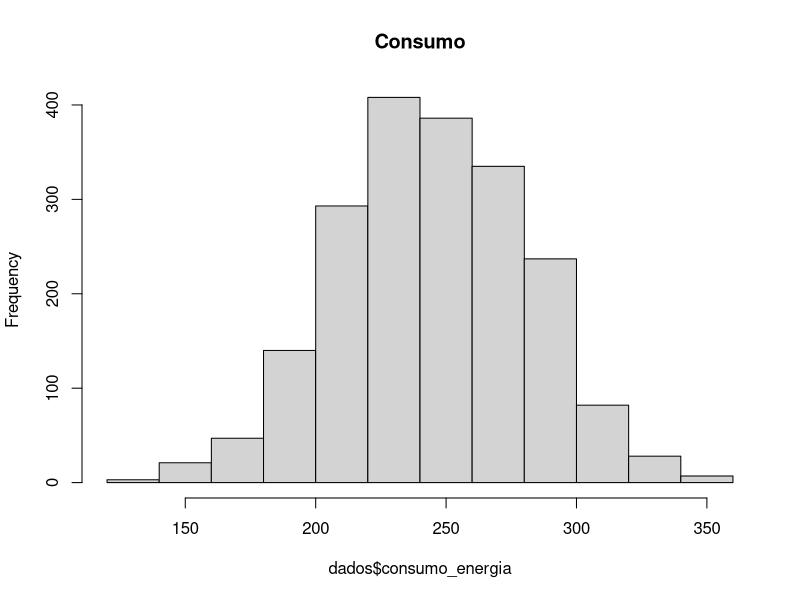
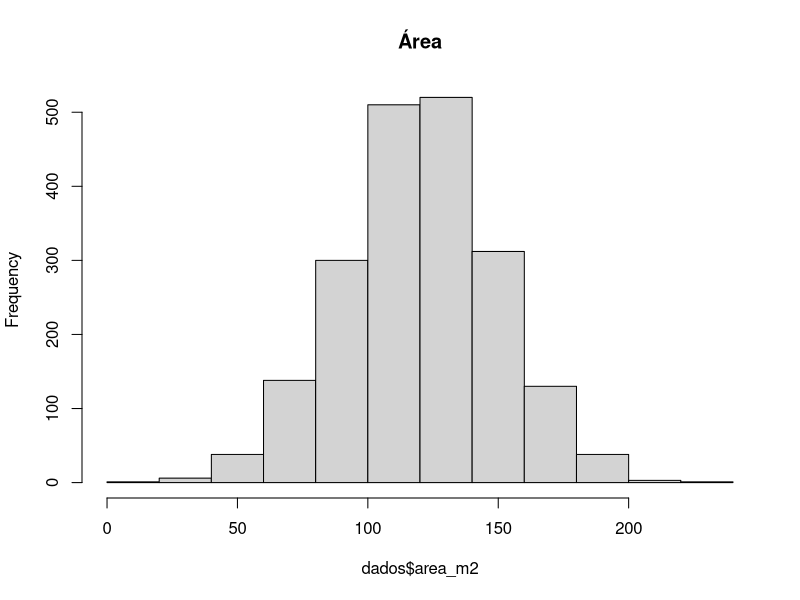
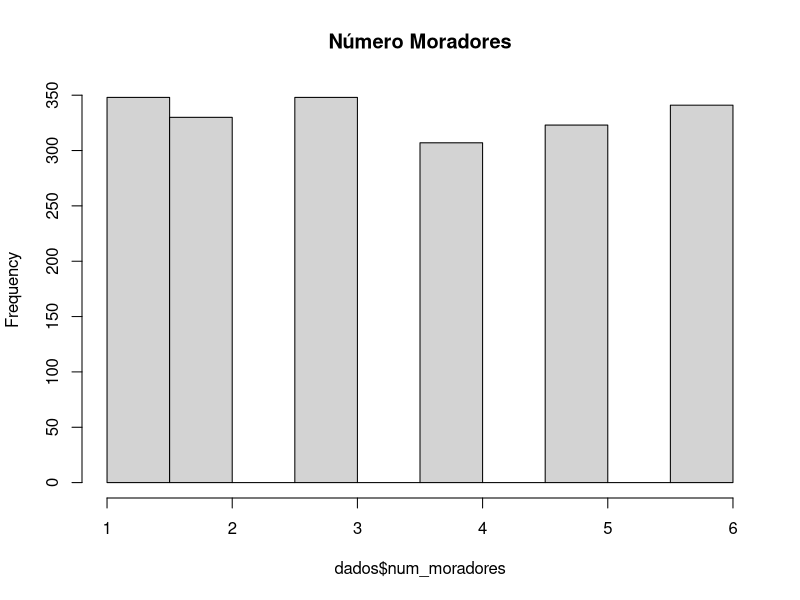
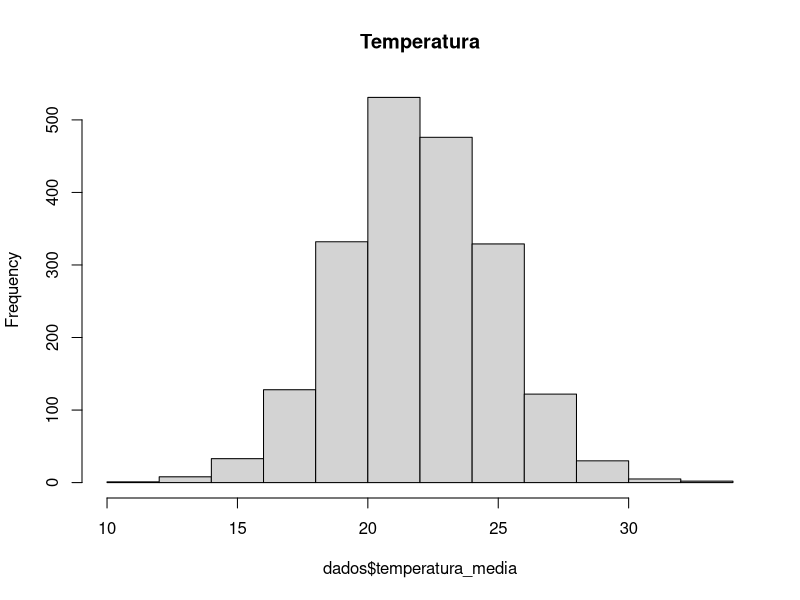
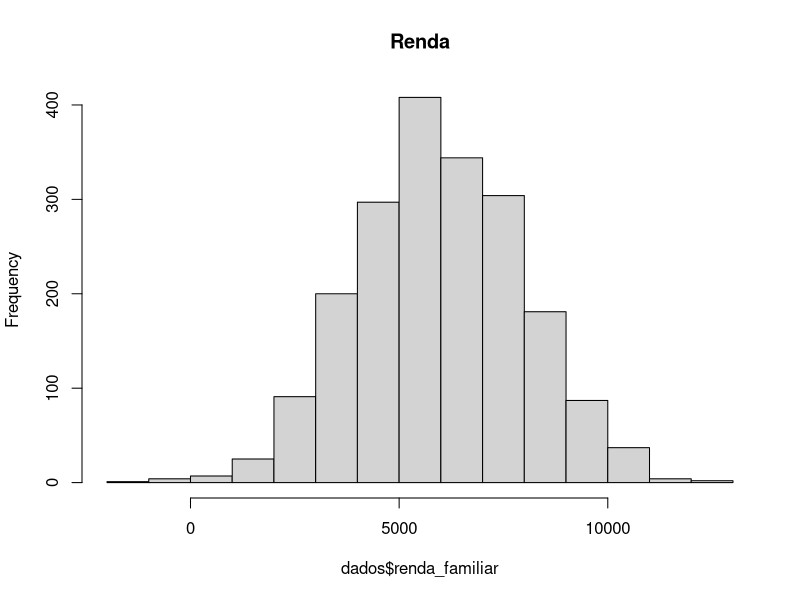
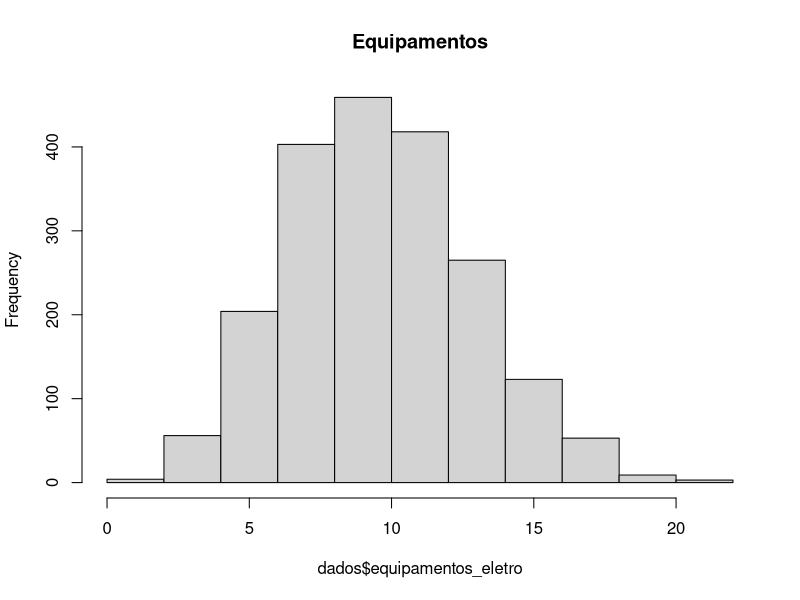
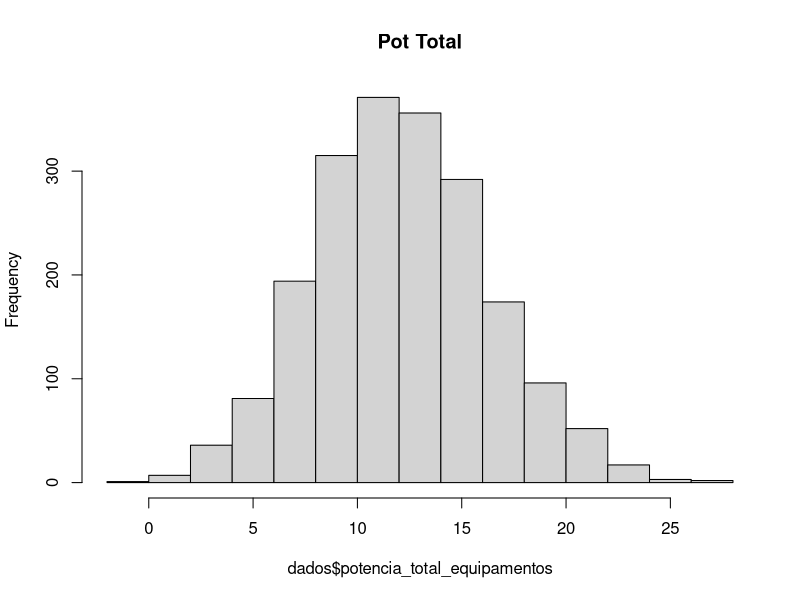
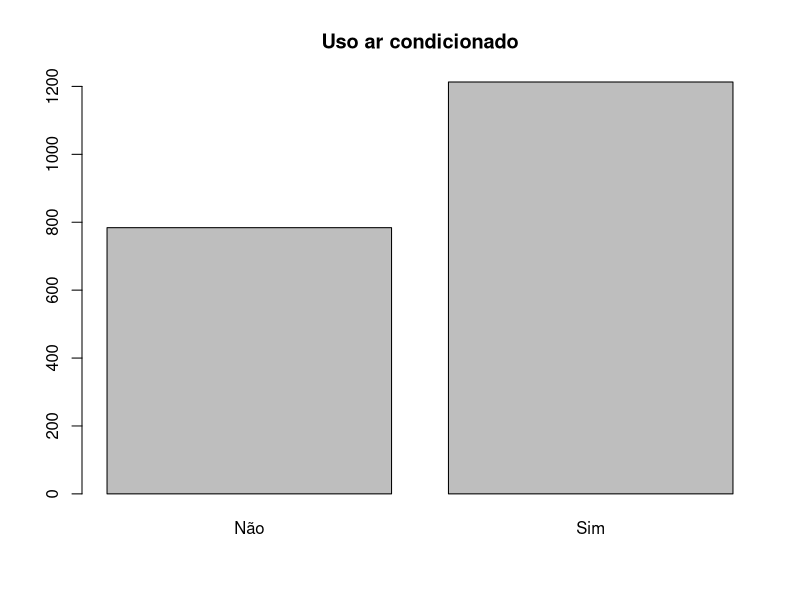

Recreate these plots in R, in order.
dados <- read.csv("dados_consumo_energia.csv", sep = ",", dec = ".", stringsAsFactors = TRUE)
print("summary")
print(summary(dados)) #summary
print("checando por ausências")
print(colSums(is.na(dados))) 
print("dados duplicados")
print(sum(duplicated(dados)))

#dados$num_moradores
#dados$area_m2
#dados$temperatura_media
#dados$renda_familiar
#dados$uso_ar_condicionado
#dados$tipo_construcao
#dados$isolamento_termico
#dados$equipamentos_eletro
#dados$potencia_total_equipamentos
outliers_iqr <- function(x) #detectar outliers usando método iqr
{
  q1 <- quantile(x, 0.25, na.rm = TRUE)
  q3 <- quantile(x, 0.75, na.rm = TRUE)
  iqr <- q3 - q1
  limites <- c(q1 - 1.5 * iqr, q3 + 1.5 * iqr)
  which(x < limites[1] | x > limites[2])
}

outliers_consumo <- outliers_iqr(dados$consumo_energia)
outliers_moradores <- outliers_iqr(dados$num_moradores)
outliers_area <- outliers_iqr(dados$area_m2)
outliers_temperatura <- outliers_iqr(dados$temperatura_media)
outliers_renda <- outliers_iqr(dados$renda_familiar)
outliers_eletro <- outliers_iqr(dados$equipamentos_eletro)
outliers_pot_eletro <- outliers_iqr(dados$potencia_total_equipamentos)

print("outliers consumo:")
print(cbind(indice = outliers_consumo, 
      valor = dados$consumo_energia[outliers_consumo]))
print("outliers moradores:")
print(cbind(indice = outliers_moradores, 
      valor = dados$num_moradores[outliers_moradores]))
print("outliers área:")
print(cbind(indice = outliers_area, 
      valor = dados$area_m2[outliers_area]))
print("outliers temperatura:")
print(cbind(indice = outliers_temperatura, 
      valor = dados$temperatura_media[outliers_temperatura]))
print("outliers equipamento elétrico:")
print(cbind(indice = outliers_eletro, 
      valor = dados$equipamentos_eletro[outliers_eletro]))
print("outliers potencia equipamento:")
print(cbind(indice = outliers_pot_eletro, 
      valor = dados$potencia_total_equipamentos[outliers_pot_eletro]))
print("outliers renda:")
print(cbind(indice = outliers_renda, 
      valor = dados$renda_familiar[outliers_renda]))

#par(mfrow = c(3, 3)) [Caso seja necessário juntar vários plots em uma img]

#Plots de análise univariável
hist(dados$consumo_energia, main = "Consumo")
hist(dados$area_m2, main = "Área")
hist(dados$num_moradores, main = "Número Moradores")
hist(dados$temperatura_media, main = "Temperatura")
hist(dados$renda_familiar, main = "Renda")
hist(dados$equipamentos_eletro, main = "Equipamentos")
hist(dados$potencia_total_equipamentos, main = "Pot Total")
barplot(table(dados$uso_ar_condicionado), main = "Uso ar condicionado")
barplot(table(dados$tipo_construcao),main = "Distribuição dos tipos de construção")


boxplot(dados$consumo_energia, main = "Consumo")
boxplot(dados$area_m2, main = "Área")
boxplot(dados$num_moradores, main = "Número Moradores")
boxplot(dados$temperatura_media, main = "Temperatura")
boxplot(dados$renda_familiar, main = "Renda")
boxplot(dados$equipamentos_eletro, main = "Equipamentos")
boxplot(dados$potencia_total_equipamentos, main = "Pot Total")

num_vars <- dados[, c("num_moradores", "area_m2", "temperatura_media",
                      "renda_familiar", "equipamentos_eletro",
                      "potencia_total_equipamentos", "consumo_energia")]
print("matriz de correlação completa:")
print(cor(num_vars, use = "complete.obs"))
pairs(num_vars, main = "Matriz de dispersão")

#calculando Variance inflation factor
vif <- function(modelo) {
  vifs <- c()
  X <- model.matrix(modelo)[, -1]  # matriz de preditores (sem intercepto)
  
  for (i in 1:ncol(X)) {
    y <- X[, i]
    X_aux <- X[, -i, drop = FALSE]
    modelo_aux <- lm(y ~ X_aux)
    R2 <- summary(modelo_aux)$r.squared
    vifs[i] <- 1 / (1 - R2)
  }
  
  names(vifs) <- colnames(X)
  return(vifs)
}
modelo_aux <- lm(consumo_energia ~ num_moradores + area_m2 + temperatura_media +
                   renda_familiar + equipamentos_eletro +
                   potencia_total_equipamentos, data = dados)

print("vif:")
print(vif(modelo_aux))


#modelo mlrs

modelo_inicial <- lm(consumo_energia ~ num_moradores + area_m2 + temperatura_media +
                      renda_familiar + uso_ar_condicionado + tipo_construcao +
                      + equipamentos_eletro + potencia_total_equipamentos, data = dados)

cat("\n", "\n", "\n")
#selecionando o melhor modelo com stepwise regression
modelo_inicial <- lm(consumo_energia ~ ., data = dados)
modelo_step <- step(modelo_inicial, direction = "both")
print(summary(modelo_step))

lmtest <- "lmtest"
if (!require(lmtest, character.only = TRUE)) {
  #se nao estiver instalado, instala o pacote
  install.packages(lmtest)
  library(lmtest, character.only = TRUE)
}

print(shapiro.test(residuals(modelo_step)))
print(lmtest::bptest(modelo_step)) 
print(lmtest::dwtest(modelo_step))